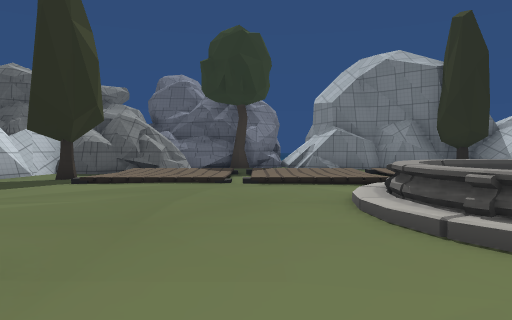
View 1 (above)

18 first-person views from a walk through a scene from a Unity 3-D project. The camera is 1.3 m above the floor, tilts 2° down and sees 70° across. The floor is counted in squares, 2 m on a side. Each view is taken from the middle of a square. On the plan, view 1 faces up. The plan holds only what a view shows up to about 11 squares ahead; the rest is blank. The place goes on beyond the plan. Some surface patterns are stand-ins.

View 2
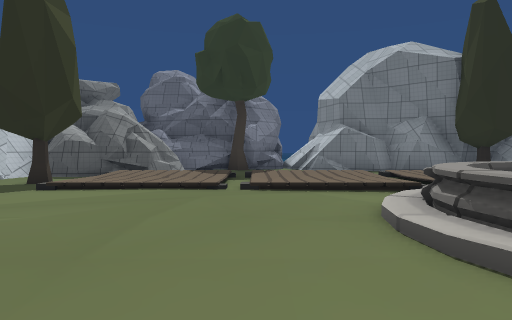

View 3
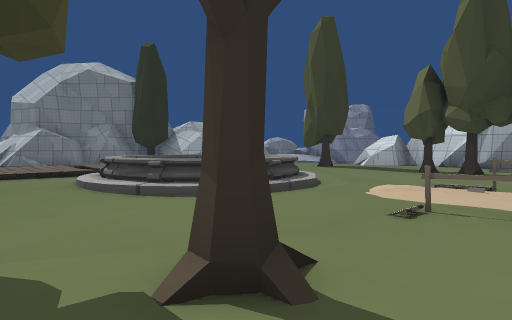

View 4
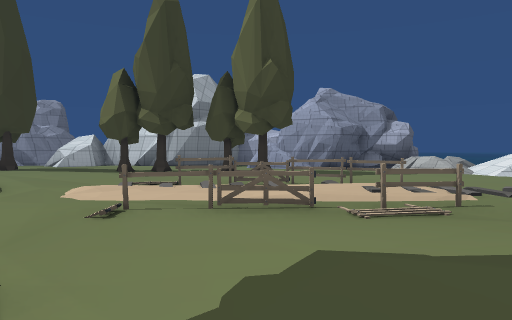

View 5
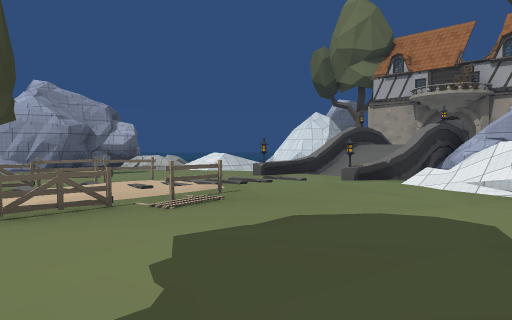

View 6
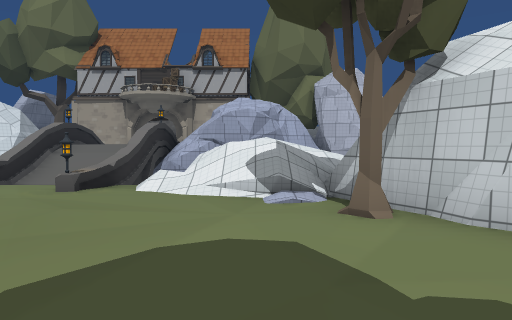

View 7
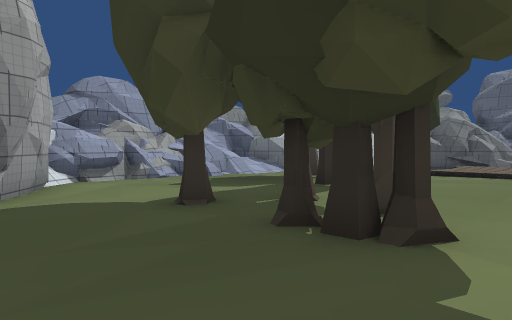

View 8
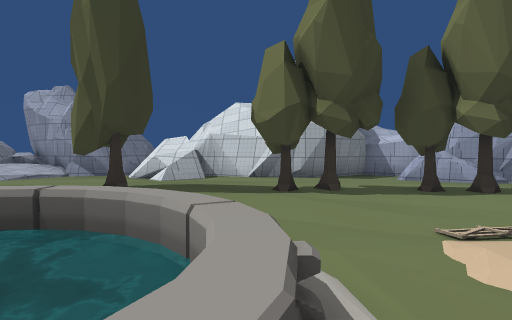

View 9
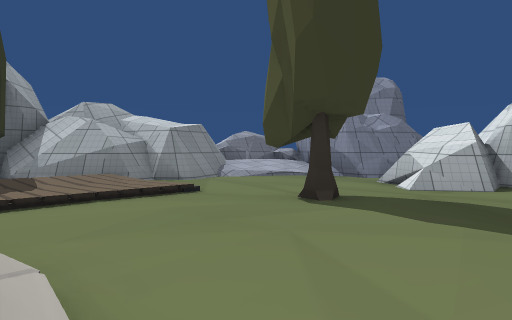

View 10
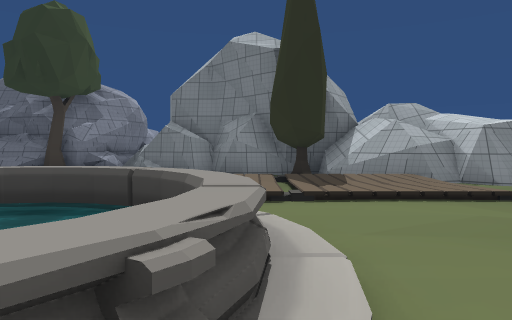

View 11
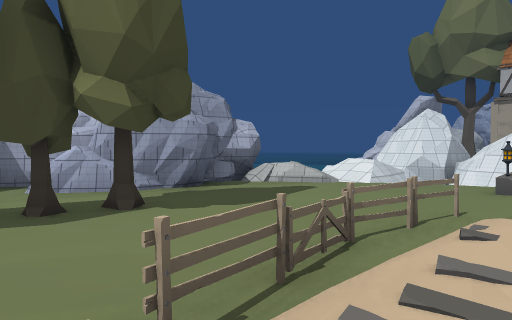

View 12
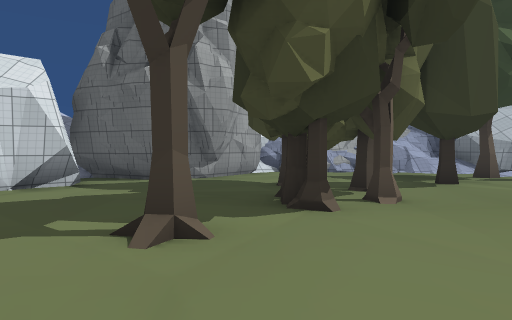

View 13
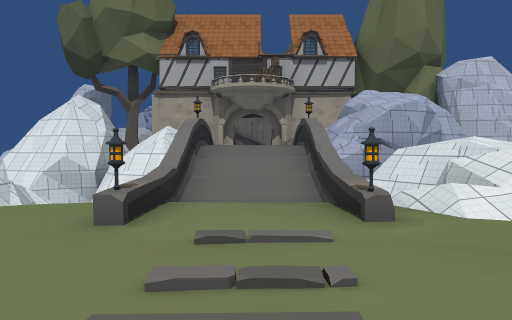

View 14
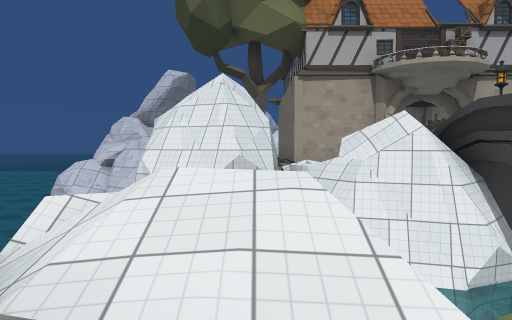

View 15
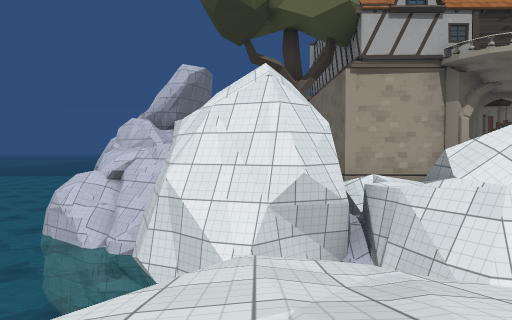

View 16
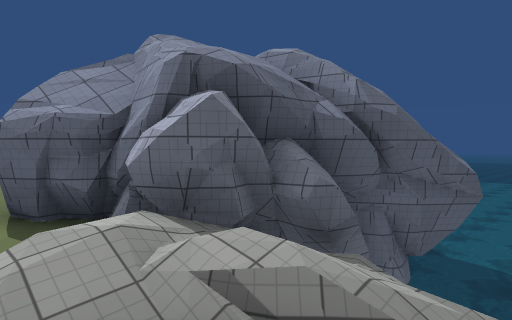

View 17
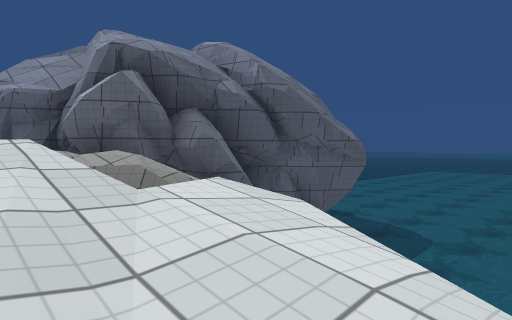

View 18
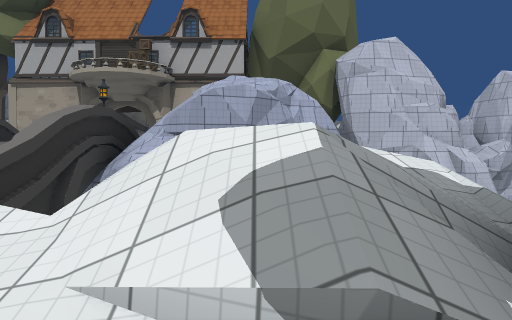

### Floor plan
Key: @ floor where view 1 was taken; # wall or solid block; . main floor; : floor 0.25 m higher than the main floor; - floor 0.25 m lower than the main floor; + floor 0.5 m higher than the main floor; * floor 1.5 m higher than the main floor; / step, stairs or slope; = window, fence, low wall or low ledge; ≈ water the walk keeps out of; ^ raised ledge; v drop or lower ground; T tree; F fence; L lamp.
Columns run from 9 left of view 1 to 16 right of it. Each row starts with its distance up from view 1.
 13        ###  #
 12     #  #T/ ######
 11    #####.. ...#T# =#=
 10   #####/..      #####==#
  9    #../////// ///=##///#
  8    #-T/::/::/ :::/..//##
  7  ## ../::/::/ :::/....#
  6  ///..//////  ////....#
  5  =/.T......=^^/...T.###
  4  =/......./^≈≈^.....^###
  3 #=...T..../^≈≈^.......#
  2 ##....TT.../=^... ...##
  1 ##...T.TT.........T..#
  0  ##...#.T@.../.......##
 -1   ##.....T..F:F...T...#
 -2    ##.......F.F...T.#.#
 -3    #......../..F....###
 -4    ####.....F.F....##
 -5       ##....../.....#
 -6        #T..../.....-#
 -7        ##/.../.--.//#####
 -8         ////L/L--///=##≈##
 -9        v/ //^/^-////vv ≈≈≈
-10        ///v ^/^  v//v  ≈≈≈
-11         v/vv#//≈≈≈//v ≈≈≈≈
-12          v#==/*v#≈//
-13         v##^L//###   ≈≈
-14    ≈≈  ### ^^ /#####≈≈≈≈
-15   ≈^###         +#####≈≈≈
-16   #^            :#   #≈≈≈
-17   ##             =   #vv≈≈
-18               ####   ##v≈≈
-19                       ## ≈
-20                       ## ≈

Positions as (right, up) in squares from view 1, and headings:
1: (0, 0), facing up
2: (0, 1), facing up
3: (-1, -2), facing up-right
4: (-1, -2), facing right
5: (-1, -1), facing down-right
6: (0, -2), facing down
7: (0, -2), facing up-left
8: (2, 2), facing right
9: (5, 2), facing up-right
10: (5, 2), facing up
11: (4, 0), facing down-right
12: (3, 0), facing left
13: (4, -4), facing down
14: (9, -7), facing down
15: (10, -9), facing down
16: (9, -10), facing up-right
17: (9, -12), facing up-right
18: (0, -6), facing down
